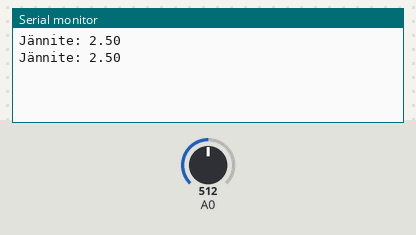
A sketch run on a simulated Arduino Uno, built with avr-gcc and run on an emulated ATmega328P. Parts: the last lines printed to the serial monitor. The test bench sets the inputs (shaded band); at power-on: A0 = 512.

Above: at 1.8 s.
1.9 s: A0 set to 716
At 2.8 s:
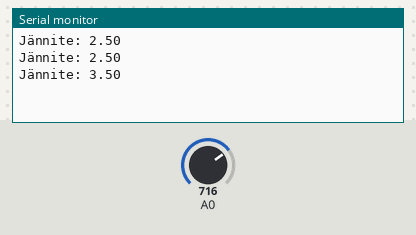
3.4 s: A0 set to 900
At 4.7 s:
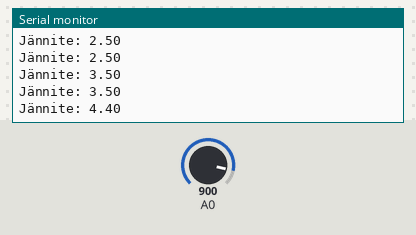
Timing chart, 0 to 6.4 s (numbered marks = the images above; inputs shaded):
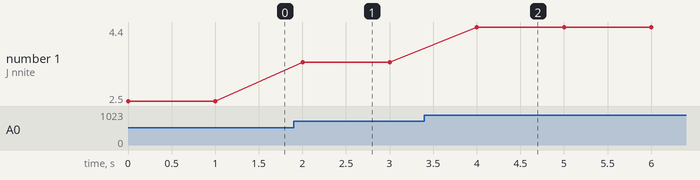

Measured:
- after the input at 1.9 s, the serial monitor: prints a new line after 0.10 s (image 1)
- after the input at 3.4 s, the serial monitor: prints a new line after 0.60 s (image 2)
- plotted number 1: 2.5 → 3.5 after the input at 1.9 s, 3.5 → 4.4 after the input at 3.4 s

The sketch:

Harjoitus3.ino
```cpp
int adcMax = 1023;    // 10bit AD-muuntimen maksimiarvo
float refVoltage = 5; // Viitejännite (oletusarvo)

void setup() {
  Serial.begin(9600); // Käynnistä sarjakommunikointi
}

void loop() {
  // Lue pinnin lukema ja muunna se jännitearvoksi.
  float inputValue = analogRead(A0);
  float voltage = inputValue / adcMax * refVoltage;

  Serial.print("Jännite: "); // Tulosta tekstiä
  Serial.println(voltage);   // Tulosta lukema
                             // ja tee rivinvaihto
  delay(1000);
}
```
